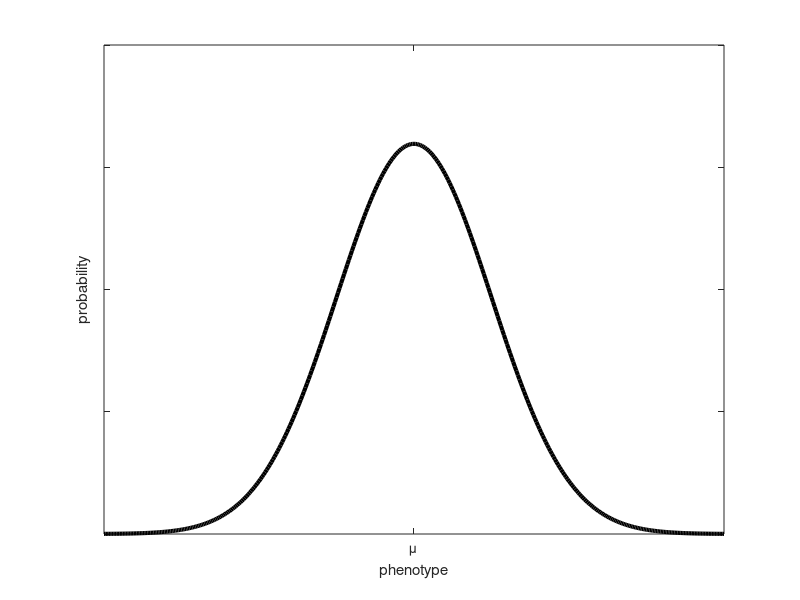

Write the MATLAB code that produced this figure. (Note: this script raises an error after producing the figure.)
clear all
close all

x=-10:0.05:10;
gs=2.5;
gau=1/sqrt(2*pi*gs^2)*exp(-(x.^2)/(2*gs^2));

figure
plot(x,gau,'k','LineWidth',3)
ylabel('probability')
xlabel('phenotype')
set(gca,'XTickLabel','\mu')
set(gca,'XTick',[0])
set(gca,'YTickLabel','')
set(gca,'YTick','')
box off
set(gca,'FontSize',20)